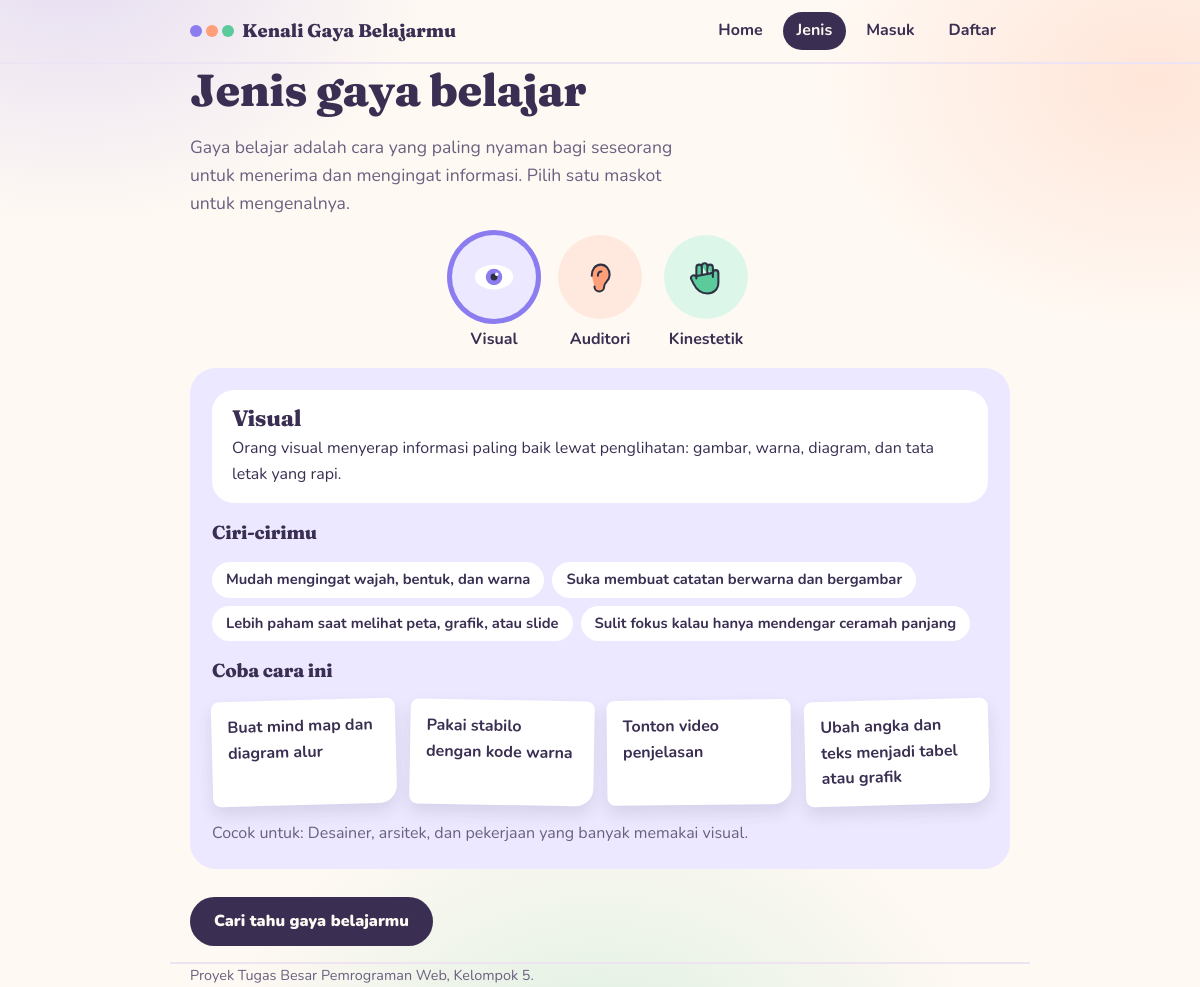
Screenshot of /jenis.php with the database file from the repository.
### tables this page shows
CREATE TABLE gaya_belajar (
  id            INT AUTO_INCREMENT PRIMARY KEY,
  kode          CHAR(1)      NOT NULL UNIQUE,    
  nama          VARCHAR(30)  NOT NULL,
  julukan       VARCHAR(60)  NOT NULL,
  pengertian    TEXT         NOT NULL,
  kalimat_hasil VARCHAR(200) NOT NULL,
  ciri          TEXT         NULL,               
  tips          TEXT         NULL,               
  bidang        VARCHAR(200) NULL
);

### config/koneksi.php (called while the page is built, shortened)
<?php
function url(string $path): string {
    return BASE_URL . $path;
}
function e(?string $s): string {
    return htmlspecialchars((string)$s, ENT_QUOTES, 'UTF-8');
}

### jenis.php (the view, shortened to what this page needs)
<?php
require __DIR__ . '/config/koneksi.php';
require __DIR__ . '/includes/ikon.php';
$gaya = $db->query('SELECT kode, nama, pengertian, ciri, tips, bidang FROM gaya_belajar ORDER BY id')->fetch_all(MYSQLI_ASSOC);
function baris(?string $teks): array {
    return array_values(array_filter(array_map('trim', explode("\n", (string)$teks))));
}
require __DIR__ . '/includes/header.php';
?>
<h1>Jenis gaya belajar</h1>
<p class="lead">Gaya belajar adalah cara yang paling nyaman bagi seseorang untuk menerima dan mengingat informasi. Pilih satu maskot untuk mengenalnya.</p>
<div class="tabs" role="tablist">
  <?php foreach ($gaya as $i => $g): ?>
    <button type="button" role="tab" class="<?= e(strtolower($g['kode'])) ?>" data-kode="<?= e($g['kode']) ?>" aria-selected="<?= $i === 0 ? 'true' : 'false' ?>">
      <?= ikon($g['kode']) ?><?= e($g['nama']) ?>
    </button>
  <?php endforeach; ?>
</div>
<?php foreach ($gaya as $i => $g): ?>
  <article class="panel <?= e(strtolower($g['kode'])) ?>" id="p-<?= e($g['kode']) ?>" role="tabpanel" <?= $i === 0 ? '' : 'hidden' ?>>
    <div class="bubble">
      <h2><?= e($g['nama']) ?></h2>
      <p><?= e($g['pengertian']) ?></p>
    </div>
    <h3>Ciri-cirimu</h3>
    <div class="chips">
      <?php foreach (baris($g['ciri']) as $c): ?><span><?= e($c) ?></span><?php endforeach; ?>
    </div>
    <h3>Coba cara ini</h3>
    <div class="notes">
      <?php foreach (baris($g['tips']) as $t): ?><div class="note"><?= e($t) ?></div><?php endforeach; ?>
    </div>
    <?php if ($g['bidang']): ?><p class="bd">Cocok untuk: <?= e($g['bidang']) ?></p><?php endif; ?>
  </article>
<?php endforeach; ?>
<p><a class="btn" href="<?= url(!empty($_SESSION['user']) ? '/kuis.php' : '/daftar.php') ?>">Cari tahu gaya belajarmu</a></p>
<?php require __DIR__ . '/includes/footer.php'; ?>

### includes/header.php (shortened to what this page needs)
<?php
$halaman = basename($_SERVER['SCRIPT_NAME']);
$pengguna = $_SESSION['user'] ?? null;
function nav_item(string $href, string $label, string $halaman): string {
    $aktif = basename($href) === $halaman || ($href === '/' && $halaman === 'index.php') ? ' aria-current="page"' : '';
    return '<a href="' . e(url($href)) . '"' . $aktif . '>' . e($label) . '</a>';
}
?>
<!DOCTYPE html>
<html lang="id">
<head>
  <link rel="stylesheet" href="<?= BASE_URL ?>/assets/style.css">
</head>
<body>
<header class="top">
  <nav class="wrap" aria-label="Navigasi utama">
    <a class="logo" href="<?= BASE_URL ?>/"><span class="dots" aria-hidden="true"><i style="background:#8B7CF0"></i><i style="background:#FF9F7A"></i><i style="background:#5CCB9C"></i></span>Kenali Gaya Belajarmu</a>
    <div class="links">
      <?= nav_item('/', 'Home', $halaman) ?>
      <?= nav_item('/jenis.php', 'Jenis', $halaman) ?>
      <?php if ($pengguna): ?>
        <?= nav_item('/kuis.php', 'Kuis', $halaman) ?>
        <?= nav_item('/riwayat.php', 'Riwayat', $halaman) ?>
        <?php if ($pengguna['role'] === 'admin'): ?>
          <?= nav_item('/admin/pertanyaan.php', 'Admin', $halaman) ?>
        <?php endif; ?>
        <?= nav_item('/profil.php', $pengguna['nama'], $halaman) ?>
        <a href="<?= BASE_URL ?>/keluar.php">Keluar</a>
      <?php else: ?>
        <?= nav_item('/masuk.php', 'Masuk', $halaman) ?>
        <?= nav_item('/daftar.php', 'Daftar', $halaman) ?>
      <?php endif; ?>
    </div>
  </nav>
</header>
<main class="wrap<?= !empty($sempit) ? ' narrow' : '' ?>">

### includes/ikon.php
<?php
function ikon(string $kode): string {
    switch (strtoupper($kode)) {
        case 'V':
            return '<svg viewBox="0 0 64 64" aria-hidden="true"><ellipse cx="32" cy="32" rx="28" ry="18" fill="#fff"/><circle cx="32" cy="32" r="12" fill="#8B7CF0"/><circle cx="32" cy="32" r="5" fill="#2D3142"/><circle cx="36" cy="28" r="2.5" fill="#fff"/></svg>';
        case 'A':
            return '<svg viewBox="0 0 64 64" aria-hidden="true"><path d="M20 30c0-9 5-16 13-16s13 7 13 15c0 9-8 10-8 17a7 7 0 0 1-14 0" fill="#FF9F7A" stroke="#2D3142" stroke-width="3" stroke-linecap="round"/><path d="M29 30c0-4 2-6 5-6" fill="none" stroke="#2D3142" stroke-width="3" stroke-linecap="round"/></svg>';
        default:
            return '<svg viewBox="0 0 64 64" aria-hidden="true"><path d="M18 34V18a4 4 0 0 1 8 0v10m0-12a4 4 0 0 1 8 0v12m0-10a4 4 0 0 1 8 0v14m0-6a4 4 0 0 1 8 0v14c0 10-7 16-16 16-10 0-16-6-20-14l-4-8a4 4 0 0 1 7-3z" fill="#5CCB9C" stroke="#2D3142" stroke-width="3" stroke-linejoin="round" stroke-linecap="round"/></svg>';
    }
}

### includes/footer.php
</main>
<footer class="wrap">Proyek Tugas Besar Pemrograman Web, Kelompok 5.</footer>
</body>
</html>

### assets/style.css (style rules this page uses)
:root { --bg:#FFF9F3;--surface:#FFFFFF;--text:#3A2F52;--muted:#6B6080;--line:#EDE3F3; --blue:#8B7CF0;--yellow:#FF9F7A;--green:#5CCB9C;--err:#C2334D;--ok:#23825B; --blue-soft:#ECE8FF;--yellow-soft:#FFE9DE;--green-soft:#DDF6EA; }
* { box-sizing:border-box }
body { margin:0;color:var(--text);background-color:var(--bg);font-family:'Nunito',system-ui,-apple-system,'Segoe UI',sans-serif;line-height:1.6; background-image:radial-gradient(520px 380px at 6% -4%,rgba(139,124,240,.22),transparent 70%), radial-gradient(480px 360px at 96% 8%,rgba(255,159,122,.22),transparent 70%), radial-gradient(560px 420px at 50% 108%,rgba(92,203,156,.20),transparent 70%); background-attachment:fixed }
a { color:inherit }
.wrap { max-width:860px;margin:0 auto;padding:0 20px }
main { padding-top:28px;padding-bottom:48px }
footer { color:var(--muted);font-size:.9rem;padding-top:16px;padding-bottom:24px;border-top:2px solid var(--line) }
header.top { border-bottom:2px solid var(--line) }
header.top nav { display:flex;align-items:center;justify-content:space-between;gap:12px;flex-wrap:wrap;padding-top:12px;padding-bottom:12px }
.logo { display:flex;align-items:center;gap:8px;text-decoration:none;font-family:'Fraunces',Georgia,serif;font-weight:800;font-size:1.15rem }
.dots { display:inline-flex;gap:4px }
.dots i { width:12px;height:12px;border-radius:50%;display:block }
.links { display:flex;gap:6px;flex-wrap:wrap }
.links a { text-decoration:none;font-weight:700;padding:6px 14px;border-radius:999px }
.links a[aria-current="page"] { background:var(--text);color:var(--bg) }
h1,h2,h3 { font-family:'Fraunces',Georgia,serif;font-weight:800;letter-spacing:-.01em;line-height:1.15 }
h1 { font-size:clamp(1.9rem,5vw,2.8rem);margin:0 0 12px }
h2 { font-size:1.4rem;margin:28px 0 10px }
.lead { color:var(--muted);font-size:1.1rem;max-width:48ch }
button,.btn { display:inline-block;border:0;cursor:pointer;font:inherit;font-weight:900;text-decoration:none;padding:12px 24px;border-radius:999px;background:var(--text);color:var(--bg);margin-top:12px }
.mas.v,.tabs .v { --c:var(--blue);--s:var(--blue-soft) }
.mas.a,.tabs .a { --c:var(--yellow);--s:var(--yellow-soft) }
.mas.k,.tabs .k { --c:var(--green);--s:var(--green-soft) }
.tabs { display:flex;gap:22px;justify-content:center;flex-wrap:wrap;margin:16px 0 }
.tabs button { background:none;color:var(--text);padding:0;margin:0;display:flex;flex-direction:column;align-items:center;gap:8px;font-weight:700 }
.tabs svg { width:84px;height:84px;padding:20px;border-radius:50%;background:var(--s);transition:transform .2s }
.tabs button[aria-selected="true"] svg { box-shadow:0 0 0 5px var(--c) }
.panel { border-radius:26px;padding:22px }
.panel.v { background:var(--blue-soft) }
.bubble { background:var(--surface);border-radius:22px;padding:16px 20px }
.bubble h2 { margin:0 0 4px }
.bubble p { margin:0 }
.chips { display:flex;flex-wrap:wrap;gap:8px }
.chips span { background:var(--surface);border-radius:999px;padding:6px 14px;font-weight:700;font-size:.92rem }
.notes { display:grid;grid-template-columns:repeat(auto-fit,minmax(150px,1fr));gap:14px }
.note { background:var(--surface);padding:14px 16px;border-radius:8px 8px 18px 8px;font-weight:700;box-shadow:0 8px 16px rgba(58,47,82,.12) }
.note:nth-child(3n+1) { transform:rotate(-1.5deg) }
.note:nth-child(3n+2) { transform:rotate(1deg) }
.note:nth-child(3n) { transform:rotate(-.6deg) }
.bd { color:var(--muted);margin:16px 0 0 }

### rows the page displays
gaya_belajar: kode "V" (drawn), nama "Visual", pengertian "Orang visual menyerap informasi paling baik lewat penglihatan: gambar, warna, diagram, dan tata letak yang rapi.", ciri "Mudah mengingat wajah, bentuk, dan warna", ciri "Suka membuat catatan berwarna dan bergambar", ciri "Lebih paham saat melihat peta, grafik, atau slide", ciri "Sulit fokus kalau hanya mendengar ceramah panjang", tips "Buat mind map dan diagram alur", tips "Pakai stabilo dengan kode warna", tips "Tonton video penjelasan", tips "Ubah angka dan teks menjadi tabel atau grafik", bidang "Desainer, arsitek, dan pekerjaan yang banyak memakai visual."
gaya_belajar: kode "A" (drawn), nama "Auditori"
gaya_belajar: kode "K" (drawn), nama "Kinestetik"

### other values shown
$label "Home Jenis Masuk Daftar"
